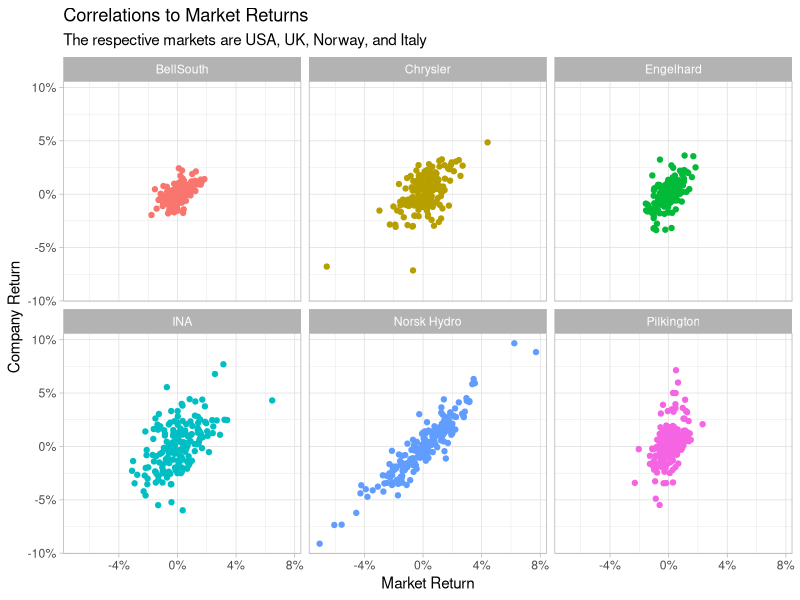
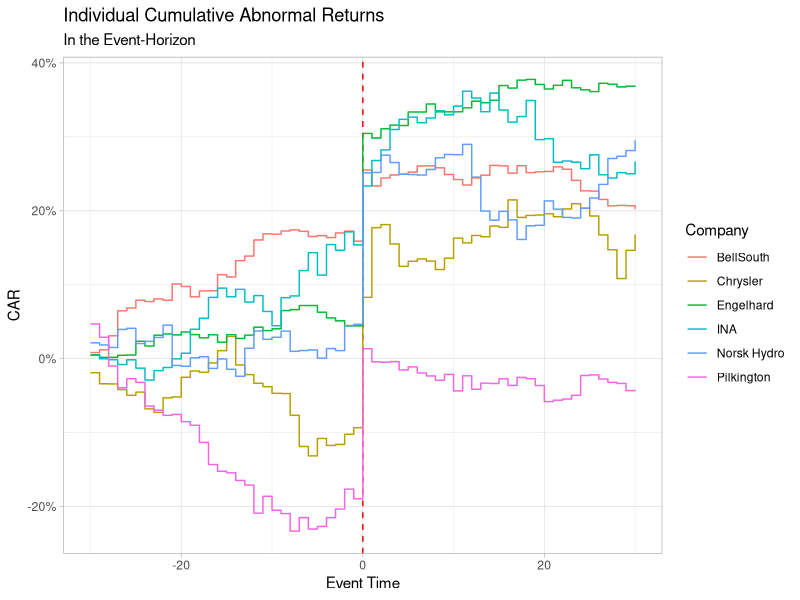
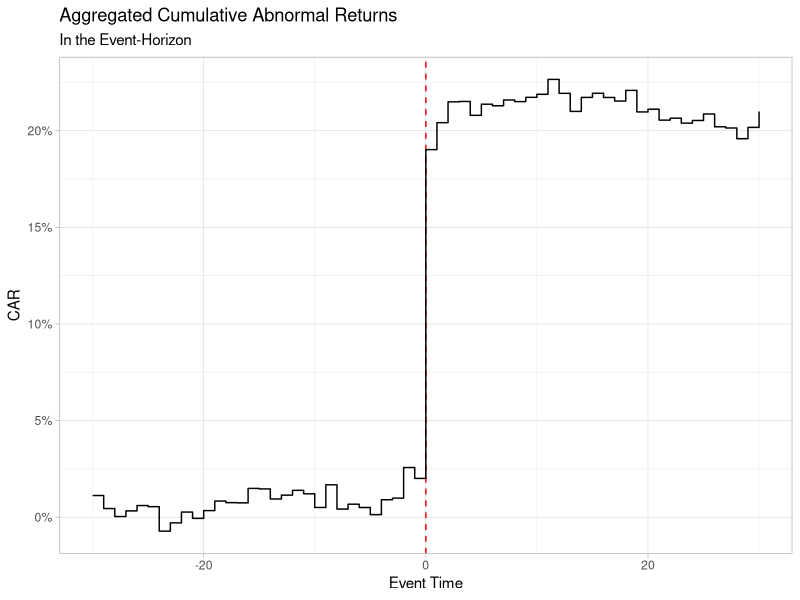

Here is the R script that generated these plots, in order:
## ---- chunk 1
library(dplyr)     # for data manipulation
library(ggplot2)   # for plotting
library(lubridate) # for dates
library(readr)     # for data loading
library(scales)    # for plotting
library(tidyr)     # for tidy data
## ---- chunk 2
mar_wide <- read_csv("data/market.csv")
ret_wide <- read_csv("data/returns.csv")
events <- read_csv("data/events.csv")

# reshape returns and market to long format
returns <- gather(ret_wide, key = company, 
              value = ret, -date)
market <- gather(mar_wide, key = country, 
                  value = mret, -date)
                  
# date formatting
returns <- returns %>% mutate(date = dmy(date))
market <- market %>% mutate(date = dmy(date))
events <- events %>% mutate(event = dmy(event))
## ---- chunk 3
returns
market
events
## ---- chunk 4
comps <- c("Chrysler", "BellSouth", "Engelhard", "Norsk Hydro", "Pilkington", "INA")
counts <- c("us", "us", "us", "norway", "uk", "italy")
countries <- data_frame(company = comps, country = counts)

# merge into one dataset
merged <- left_join(returns, countries, by = "company")
merged <- left_join(merged, market, by = c("date", "country"))
merged <- left_join(merged, events, by = "company")
merged
## ---- chunk 5

# calculate the event-time as the difference in days to the event
merged <- merged %>% group_by(company) %>% 
  mutate(date_index = 1:n(),
         event_index = max(ifelse(event == date, date_index, 0)),
         event_time = date_index - event_index)

merged
## ---- chunk 6
# windows
estimation_window <- c(-230, -31)
event_window <- c(-30, 30)

# filter returns
estimation <- merged %>% filter(event_time >= estimation_window[1] & 
                                   event_time <= estimation_window[2])

event <- merged %>% filter(event_time >= event_window[1] & 
                              event_time <= event_window[2])

# have a look at the data
estimation
event

# Graph data
theme_set(theme_light())
ggplot(estimation %>% filter(ret != 0), aes(x = mret, y = ret, color = company)) + 
  geom_point() + 
  facet_wrap(~company) +
  scale_x_continuous(labels = percent) +
  scale_y_continuous(labels = percent) +
   theme(legend.position = "none") +
  labs(title = "Correlations to Market Returns", 
       subtitle = "The respective markets are USA, UK, Norway, and Italy", 
       x = "Market Return", y = "Company Return")
## ---- chunk 7
cmrm <- estimation %>% group_by(company) %>% summarise(cmrm = mean(ret))
cmrm
## ---- chunk 8
capm <- estimation %>%
  group_by(company) %>%
  # "do" a regression using do() from the broom-package (tidyverse)
  # see https://github.com/tidyverse/broom
  do(fit = lm(ret ~ mret, data = .)) %>% 
  # get the coefficients: intercept and slope (alpha and beta) 
  # and discard the model itself (fit)
  mutate(alpha = coefficients(fit)[1],
         beta = coefficients(fit)[2],
         fit = NULL)
capm

event_capm <- left_join(event, capm, by = "company") %>% 
  # compute the expected return
  mutate(capm = alpha + mret * beta,
         alpha = NULL,
         beta = NULL)
event_capm
## ---- chunk 9
# select only necessary variables 
event <- event %>% select(company, ret, event_time)
event <- left_join(event, cmrm, by = "company")
event
## ---- chunk 10
event <- event %>% mutate(ar = ret - cmrm)
event
## ---- chunk 11
indiv_event <-  event %>% group_by(company) %>% mutate(car = cumsum(ar))
indiv_event

ggplot(indiv_event, aes(x = event_time, y = car, color = company)) + 
  geom_vline(xintercept = 0, color = "red", linetype = "dashed") + 
  geom_step() + 
  scale_y_continuous(labels = percent) +
  labs(title = "Individual Cumulative Abnormal Returns", subtitle = "In the Event-Horizon", 
       x = "Event Time", y = "CAR", color = "Company")
## ---- chunk 12
# aggregated
agg_event <- event %>% group_by(event_time) %>% summarise(aar = mean(ar))
agg_event <- agg_event %>% mutate(car = cumsum(aar))
agg_event

ggplot(agg_event, aes(x = event_time, y = car)) + 
  geom_vline(xintercept = 0, color = "red", linetype = "dashed") +
  geom_step() + 
  scale_y_continuous(labels = percent) +
  labs(title = "Aggregated Cumulative Abnormal Returns", subtitle = "In the Event-Horizon", 
       x = "Event Time", y = "CAR")
## ---- chunk 13
test1 <- indiv_event %>% 
  group_by(event_time) %>% 
  summarise(mean_ar = mean(ar),
         var_ar = 1/(n()*(n() - 1)) * sum((ar - mean_ar)^2),
         t_value = mean_ar / sqrt(var_ar),
         p_value = pt(abs(t_value), df = n(), lower.tail = F)*2)

test1
## ---- chunk 14
# test2 with CARs
stars <- function(p) {
  ifelse(p < 0.001, "***",
         ifelse(p < 0.01, "**",
                ifelse(p < 0.05, "*", " ")))
}

test2 <- indiv_event %>% 
  group_by(event_time) %>% 
  summarise(mean_car = mean(car),
         var_car = 1/(n()*(n() - 1)) * sum((car - mean_car)^2),
         t_value = mean_car / sqrt(var_car),
         p_value = pt(abs(t_value), df = n(), lower.tail = F)*2)

test2 %>% mutate(sign = stars(p_value),
                 car = cumsum(mean_car)) %>%
  select(event_time, car, t_value, sign) %>%
  filter(event_time %in% -3:6) # look only at the frame [-3, 6], to have less output
## ---- chunk 15
time_window <- c(-3, 3)
test3 <- indiv_event %>% filter(event_time >= time_window[1] & 
                                  event_time <= time_window[2]) %>%
  select(company, ar) %>%
  group_by(company) %>% summarise(car = sum(ar)) 

# using the same logic as before
test3 %>% summarise(mean_car = mean(car),
                    var_car = 1/(n()*(n() - 1)) * sum((car - mean_car)^2),
                    t_value = mean_car / sqrt(var_car),
                    p_value = pt(abs(t_value), df = n(), lower.tail = F)*2,
                    sign = stars(p_value))

## ---- chunk 16
time_windows <- data_frame(min = c(-1, 0, -1, -3),
                           max = c(0, 1, 1, 3))

list_events <- lapply(1:nrow(time_windows), function(i) {
  tmp <- indiv_event %>% filter(event_time >= time_windows$min[i] & 
                           event_time <= time_windows$max[i]) %>%
    select(company, ar) %>%
    group_by(company) %>% 
    summarise(car = sum(ar)) %>%
    summarise(mean_car = mean(car),
              var_car = 1/(n()*(n() - 1)) * sum((car - mean_car)^2),
              t_value = mean_car / sqrt(var_car),
              p_value = pt(abs(t_value), df = n(), lower.tail = F)*2,
              sign = stars(p_value)) %>% 
    mutate(range = paste0("[", time_windows$min[i], ", ", 
                          time_windows$max[i], "]"))
  return(tmp %>% select(range, car = mean_car, t_value, p_value, sign))
})
# lapply returns a list of data_frames, to bind them into a single df, we use 
# do.call in combination with rbind.
mult_events <- do.call(rbind, list_events)
mult_events
